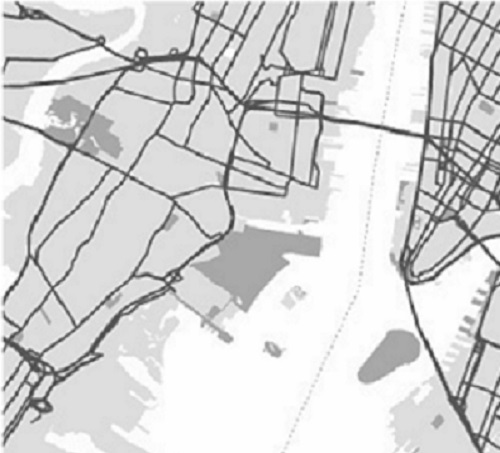
#> input picture map.jpg, 500 x 453 px
$ python TraceObjOnMap.py
#> lines starting #> are read from the running program, lines starting #| are printed output that depends on the picture
import csv
import matplotlib.pyplot as plt
import numpy as np

with open('VelocityData.csv', newline='') as csvfile:
#> (reads VelocityData.csv from the repository)
    data = list(csv.reader(csvfile))

posx = [0]*len(data)
posy = [0]*len(data)
posx[1]=1.0
posy[1]=4.9

for i in range(2,len(data)):
    # [4 lines of commented-out code are left out]
    l_time=str(data[i][0])
    from datetime import datetime
    pt = datetime.strptime(l_time,'%H:%M')
    #total_seconds = pt.minute*60 + pt.hour*3600
    #print(":",total_seconds,":")
    vx = float(data[i][1])
    vy = float(data[i][2])
    #print(vx," ",vy)
    posx[i]=posx[i-1]+vx
    posy[i]=posy[i-1]+vy


    #print(i)
    #print("px = ",posx[i]," py = ",posy[i])
    #print("vx = ",float(data[i][1])," vy = ",float(data[i][2]))

dist=0
#find the distance between starting point and ending point
#the sarting point is posx[1],posy[1] and ending point it posx[len(data)],posy[len(data)]
im = plt.imread("map.jpg")
#> im is the input picture: shape (453, 500, 3); min 45, max 255, mean 212.7

implot = plt.imshow(im)

plt.scatter(posx,posy)
plt.ylim(-20,max(posx)+130)
plt.xlim(-20,max(posy)+50)
#plt.gca().invert_yaxis()
plt.show()
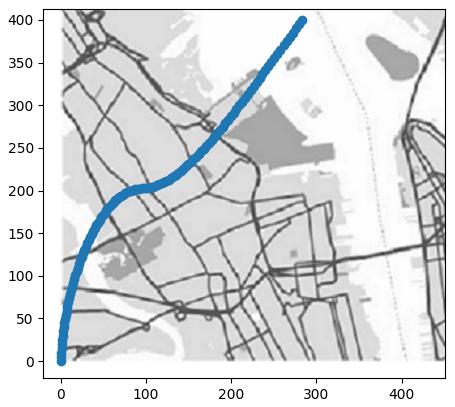
#> figure drawn by matplotlib, 1 panel
